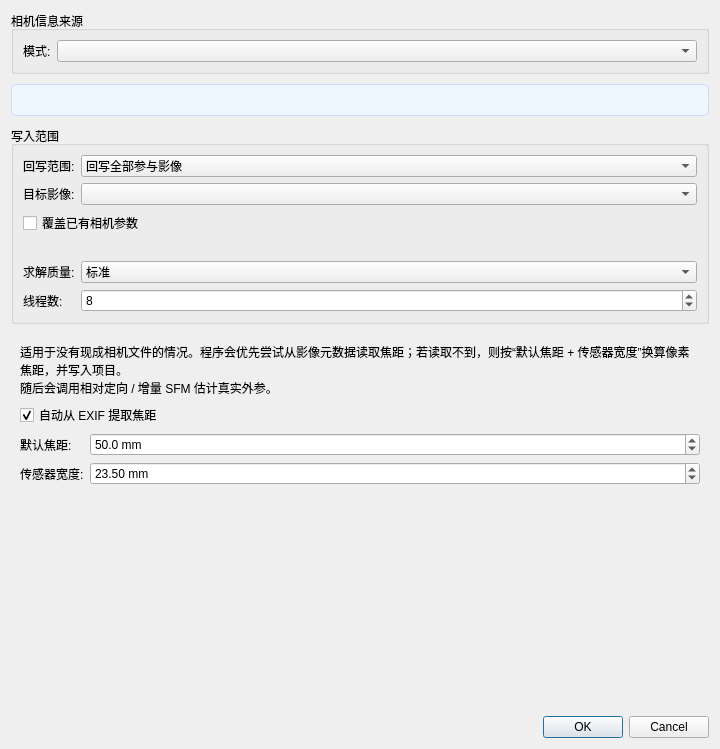
<?xml version="1.0" encoding="UTF-8"?>
<ui version="4.0">
 <class>InitCameraPoseDialog</class>
 <widget class="QDialog" name="InitCameraPoseDialog">
  <property name="minimumSize">
   <size>
    <width>720</width>
    <height>560</height>
   </size>
  </property>
  <property name="windowTitle">
   <string>初始化相机位姿</string>
  </property>
  <layout class="QVBoxLayout" name="rootLayout">
   <property name="spacing">
    <number>10</number>
   </property>
   <item>
    <widget class="QGroupBox" name="modeBox">
     <property name="title">
      <string>相机信息来源</string>
     </property>
     <layout class="QFormLayout" name="modeForm">
      <item row="0" column="0">
       <widget class="QLabel" name="modeLabel">
        <property name="text">
         <string>模式:</string>
        </property>
       </widget>
      </item>
      <item row="0" column="1">
       <widget class="QComboBox" name="m_modeCombo">
        <property name="toolTip">
         <string>选择当前可用的相机信息类型，系统将据此选择初始化策略</string>
        </property>
       </widget>
      </item>
     </layout>
    </widget>
   </item>
   <item>
    <widget class="QLabel" name="m_statusLabel">
     <property name="styleSheet">
      <string>QLabel { background: #eef6ff; border: 1px solid #c9def5; border-radius: 6px; padding: 8px; }</string>
     </property>
     <property name="text">
      <string/>
     </property>
     <property name="wordWrap">
      <bool>true</bool>
     </property>
    </widget>
   </item>
   <item>
    <widget class="QGroupBox" name="m_applyBox">
     <property name="title">
      <string>写入范围</string>
     </property>
     <layout class="QVBoxLayout" name="applyBoxLayout">
      <item>
       <layout class="QFormLayout" name="m_applyForm">
        <item row="0" column="0">
         <widget class="QLabel" name="applyScopeLabel">
          <property name="text">
           <string>回写范围:</string>
          </property>
         </widget>
        </item>
        <item row="0" column="1">
         <widget class="QComboBox" name="m_applyScopeCombo">
          <item>
           <property name="text">
            <string>回写全部参与影像</string>
           </property>
          </item>
          <item>
           <property name="text">
            <string>仅回写目标影像</string>
           </property>
          </item>
         </widget>
        </item>
        <item row="1" column="0">
         <widget class="QLabel" name="applyTargetImageLabel">
          <property name="text">
           <string>目标影像:</string>
          </property>
         </widget>
        </item>
        <item row="1" column="1">
         <widget class="QComboBox" name="m_applyTargetImageCombo">
          <property name="toolTip">
           <string>选择最终需要回写初始化位姿的目标影像。求解时仍会联合项目影像进行相对定向。</string>
          </property>
         </widget>
        </item>
       </layout>
      </item>
      <item>
       <widget class="QCheckBox" name="m_overwriteExistingCheck">
        <property name="toolTip">
         <string>关闭时会跳过已经存在 camera 字段的影像，避免误覆盖已有导入结果。</string>
        </property>
        <property name="text">
         <string>覆盖已有相机参数</string>
        </property>
       </widget>
      </item>
      <item>
       <widget class="QLabel" name="m_applyHintLabel">
        <property name="text">
         <string/>
        </property>
        <property name="wordWrap">
         <bool>true</bool>
        </property>
       </widget>
      </item>
      <item>
       <layout class="QFormLayout" name="solveForm">
        <item row="0" column="0">
         <widget class="QLabel" name="qualityLabel">
          <property name="text">
           <string>求解质量:</string>
          </property>
         </widget>
        </item>
        <item row="0" column="1">
         <widget class="QComboBox" name="m_qualityCombo">
          <property name="toolTip">
           <string>影响特征匹配和增量 SFM 的过滤阈值与运行时间。</string>
          </property>
          <property name="currentIndex">
           <number>1</number>
          </property>
          <item>
           <property name="text">
            <string>快速</string>
           </property>
          </item>
          <item>
           <property name="text">
            <string>标准</string>
           </property>
          </item>
          <item>
           <property name="text">
            <string>高质量</string>
           </property>
          </item>
          <item>
           <property name="text">
            <string>最高质量</string>
           </property>
          </item>
         </widget>
        </item>
        <item row="1" column="0">
         <widget class="QLabel" name="threadsLabel">
          <property name="text">
           <string>线程数:</string>
          </property>
         </widget>
        </item>
        <item row="1" column="1">
         <widget class="QSpinBox" name="m_threadsSpin">
          <property name="toolTip">
           <string>后台相对定向 / 匹配 / SFM 线程数。</string>
          </property>
          <property name="minimum">
           <number>1</number>
          </property>
          <property name="maximum">
           <number>128</number>
          </property>
          <property name="value">
           <number>8</number>
          </property>
         </widget>
        </item>
       </layout>
      </item>
     </layout>
    </widget>
   </item>
   <item>
    <widget class="QStackedWidget" name="m_modeStack">
     <widget class="QWidget" name="m_noCameraPage">
      <layout class="QVBoxLayout" name="noCameraLayout">
       <item>
        <widget class="QLabel" name="noCameraIntroLabel">
         <property name="text">
          <string>适用于没有现成相机文件的情况。程序会优先尝试从影像元数据读取焦距；若读取不到，则按“默认焦距 + 传感器宽度”换算像素焦距，并写入项目。
随后会调用相对定向 / 增量 SFM 估计真实外参。</string>
         </property>
         <property name="wordWrap">
          <bool>true</bool>
         </property>
        </widget>
       </item>
       <item>
        <layout class="QFormLayout" name="noCameraForm">
         <item row="0" column="0" colspan="2">
          <widget class="QCheckBox" name="m_exifAutoCheck">
           <property name="toolTip">
            <string>自动读取图像 EXIF 中的 FocalLength 和 FocalLengthIn35mmFilm 字段</string>
           </property>
           <property name="text">
            <string>自动从 EXIF 提取焦距</string>
           </property>
           <property name="checked">
            <bool>true</bool>
           </property>
          </widget>
         </item>
         <item row="1" column="0">
          <widget class="QLabel" name="defaultFocalLabel">
           <property name="text">
            <string>默认焦距:</string>
           </property>
          </widget>
         </item>
         <item row="1" column="1">
          <widget class="QDoubleSpinBox" name="m_defaultFocalSpin">
           <property name="toolTip">
            <string>当 EXIF 不可用时使用的默认焦距。★ 推荐根据实际镜头填写</string>
           </property>
           <property name="suffix">
            <string> mm</string>
           </property>
           <property name="decimals">
            <number>1</number>
           </property>
           <property name="minimum">
            <double>1.000000000000000</double>
           </property>
           <property name="maximum">
            <double>10000.000000000000000</double>
           </property>
           <property name="value">
            <double>50.000000000000000</double>
           </property>
          </widget>
         </item>
         <item row="2" column="0">
          <widget class="QLabel" name="sensorWidthLabel">
           <property name="text">
            <string>传感器宽度:</string>
           </property>
          </widget>
         </item>
         <item row="2" column="1">
          <widget class="QDoubleSpinBox" name="m_sensorWidthSpin">
           <property name="toolTip">
            <string>传感器宽度，用于将焦距从 mm 转换为像素。APS-C 约 23.5 mm，全幅约 36 mm</string>
           </property>
           <property name="suffix">
            <string> mm</string>
           </property>
           <property name="decimals">
            <number>2</number>
           </property>
           <property name="minimum">
            <double>1.000000000000000</double>
           </property>
           <property name="maximum">
            <double>100.000000000000000</double>
           </property>
           <property name="value">
            <double>23.500000000000000</double>
           </property>
          </widget>
         </item>
        </layout>
       </item>
       <item>
        <spacer name="noCameraSpacer">
         <property name="orientation">
          <enum>Qt::Vertical</enum>
         </property>
         <property name="sizeHint" stdset="0">
          <size>
           <width>20</width>
           <height>40</height>
          </size>
         </property>
        </spacer>
       </item>
      </layout>
     </widget>
     <widget class="QWidget" name="m_intrinsicsPage">
      <layout class="QVBoxLayout" name="intrinsicsLayout">
       <item>
        <widget class="QLabel" name="intrinsicsIntroLabel">
         <property name="text">
          <string>适用于你已知内参而没有标准相机文件的情况。程序会将内参和默认外参作为初值输入相对定向 / 增量 SFM，并回写恢复出的真实位姿。</string>
         </property>
         <property name="wordWrap">
          <bool>true</bool>
         </property>
        </widget>
       </item>
       <item>
        <layout class="QFormLayout" name="m_intrinsicsForm">
         <item row="0" column="0">
          <widget class="QLabel" name="fxLabel">
           <property name="text">
            <string>fx:</string>
           </property>
          </widget>
         </item>
         <item row="0" column="1">
          <widget class="QDoubleSpinBox" name="m_fxSpin">
           <property name="toolTip">
            <string>x 方向焦距 (像素)</string>
           </property>
           <property name="decimals">
            <number>2</number>
           </property>
           <property name="minimum">
            <double>1.000000000000000</double>
           </property>
           <property name="maximum">
            <double>100000.000000000000000</double>
           </property>
           <property name="value">
            <double>3000.000000000000000</double>
           </property>
          </widget>
         </item>
         <item row="1" column="0">
          <widget class="QLabel" name="fyLabel">
           <property name="text">
            <string>fy:</string>
           </property>
          </widget>
         </item>
         <item row="1" column="1">
          <widget class="QDoubleSpinBox" name="m_fySpin">
           <property name="toolTip">
            <string>y 方向焦距 (像素)</string>
           </property>
           <property name="decimals">
            <number>2</number>
           </property>
           <property name="minimum">
            <double>1.000000000000000</double>
           </property>
           <property name="maximum">
            <double>100000.000000000000000</double>
           </property>
           <property name="value">
            <double>3000.000000000000000</double>
           </property>
          </widget>
         </item>
         <item row="2" column="0">
          <widget class="QLabel" name="cxLabel">
           <property name="text">
            <string>cx:</string>
           </property>
          </widget>
         </item>
         <item row="2" column="1">
          <widget class="QDoubleSpinBox" name="m_cxSpin">
           <property name="toolTip">
            <string>主点 x 坐标；设为自动时，将按每张影像宽度的一半计算。</string>
           </property>
           <property name="specialValueText">
            <string>自动取图像中心</string>
           </property>
           <property name="decimals">
            <number>2</number>
           </property>
           <property name="minimum">
            <double>-1.000000000000000</double>
           </property>
           <property name="maximum">
            <double>50000.000000000000000</double>
           </property>
           <property name="value">
            <double>-1.000000000000000</double>
           </property>
          </widget>
         </item>
         <item row="3" column="0">
          <widget class="QLabel" name="cyLabel">
           <property name="text">
            <string>cy:</string>
           </property>
          </widget>
         </item>
         <item row="3" column="1">
          <widget class="QDoubleSpinBox" name="m_cySpin">
           <property name="toolTip">
            <string>主点 y 坐标；设为自动时，将按每张影像高度的一半计算。</string>
           </property>
           <property name="specialValueText">
            <string>自动取图像中心</string>
           </property>
           <property name="decimals">
            <number>2</number>
           </property>
           <property name="minimum">
            <double>-1.000000000000000</double>
           </property>
           <property name="maximum">
            <double>50000.000000000000000</double>
           </property>
           <property name="value">
            <double>-1.000000000000000</double>
           </property>
          </widget>
         </item>
         <item row="4" column="0">
          <widget class="QLabel" name="distModelLabel">
           <property name="text">
            <string>畸变模型:</string>
           </property>
          </widget>
         </item>
         <item row="4" column="1">
          <widget class="QComboBox" name="m_distModelCombo">
           <property name="toolTip">
            <string>当前项目写回格式支持无畸变、径向和 Brown 模型。</string>
           </property>
           <property name="currentIndex">
            <number>2</number>
           </property>
           <item>
            <property name="text">
             <string>无畸变</string>
            </property>
           </item>
           <item>
            <property name="text">
             <string>径向 (k1, k2)</string>
            </property>
           </item>
           <item>
            <property name="text">
             <string>Brown (k1, k2, p1, p2)</string>
            </property>
           </item>
          </widget>
         </item>
         <item row="5" column="0">
          <widget class="QLabel" name="k1Label">
           <property name="text">
            <string>k1:</string>
           </property>
          </widget>
         </item>
         <item row="5" column="1">
          <widget class="QDoubleSpinBox" name="m_k1Spin">
           <property name="decimals">
            <number>6</number>
           </property>
           <property name="minimum">
            <double>-10.000000000000000</double>
           </property>
           <property name="maximum">
            <double>10.000000000000000</double>
           </property>
          </widget>
         </item>
         <item row="6" column="0">
          <widget class="QLabel" name="k2Label">
           <property name="text">
            <string>k2:</string>
           </property>
          </widget>
         </item>
         <item row="6" column="1">
          <widget class="QDoubleSpinBox" name="m_k2Spin">
           <property name="decimals">
            <number>6</number>
           </property>
           <property name="minimum">
            <double>-10.000000000000000</double>
           </property>
           <property name="maximum">
            <double>10.000000000000000</double>
           </property>
          </widget>
         </item>
         <item row="7" column="0">
          <widget class="QLabel" name="p1Label">
           <property name="text">
            <string>p1:</string>
           </property>
          </widget>
         </item>
         <item row="7" column="1">
          <widget class="QDoubleSpinBox" name="m_p1Spin">
           <property name="decimals">
            <number>6</number>
           </property>
           <property name="minimum">
            <double>-10.000000000000000</double>
           </property>
           <property name="maximum">
            <double>10.000000000000000</double>
           </property>
          </widget>
         </item>
         <item row="8" column="0">
          <widget class="QLabel" name="p2Label">
           <property name="text">
            <string>p2:</string>
           </property>
          </widget>
         </item>
         <item row="8" column="1">
          <widget class="QDoubleSpinBox" name="m_p2Spin">
           <property name="decimals">
            <number>6</number>
           </property>
           <property name="minimum">
            <double>-10.000000000000000</double>
           </property>
           <property name="maximum">
            <double>10.000000000000000</double>
           </property>
          </widget>
         </item>
        </layout>
       </item>
       <item>
        <spacer name="intrinsicsSpacer">
         <property name="orientation">
          <enum>Qt::Vertical</enum>
         </property>
         <property name="sizeHint" stdset="0">
          <size>
           <width>20</width>
           <height>40</height>
          </size>
         </property>
        </spacer>
       </item>
      </layout>
     </widget>
     <widget class="QWidget" name="m_cameraImportPage">
      <layout class="QVBoxLayout" name="cameraImportLayout">
       <item>
        <widget class="QLabel" name="cameraImportIntroLabel">
         <property name="text">
          <string>复用现有相机导入流程。可为单张影像精确选择相机文件，也可直接选择目录按文件名自动匹配。</string>
         </property>
         <property name="wordWrap">
          <bool>true</bool>
         </property>
        </widget>
       </item>
       <item>
        <layout class="QFormLayout" name="m_cameraImportForm">
         <item row="0" column="0">
          <widget class="QLabel" name="cameraImportModeLabel">
           <property name="text">
            <string>导入方式:</string>
           </property>
          </widget>
         </item>
         <item row="0" column="1">
          <widget class="QComboBox" name="m_cameraImportModeCombo">
           <property name="toolTip">
            <string>单张模式适合精确指定；目录模式适合已有一批同名相机文件时自动批量导入。</string>
           </property>
           <item>
            <property name="text">
             <string>为单张影像选择对应相机文件</string>
            </property>
           </item>
           <item>
            <property name="text">
             <string>选择目录并按文件名自动匹配</string>
            </property>
           </item>
          </widget>
         </item>
         <item row="1" column="0">
          <widget class="QLabel" name="targetImageLabel">
           <property name="text">
            <string>目标影像:</string>
           </property>
          </widget>
         </item>
         <item row="1" column="1">
          <widget class="QComboBox" name="m_targetImageCombo">
           <property name="toolTip">
            <string>单张导入时，选择需要绑定相机文件的影像。</string>
           </property>
          </widget>
         </item>
         <item row="2" column="0">
          <widget class="QLabel" name="cameraFormatLabel">
           <property name="text">
            <string>文件格式:</string>
           </property>
          </widget>
         </item>
         <item row="2" column="1">
          <widget class="QComboBox" name="m_cameraFormatCombo">
           <property name="toolTip">
            <string>当前导入流程复用已有相机文件导入实现。</string>
           </property>
           <property name="currentIndex">
            <number>1</number>
           </property>
           <item>
            <property name="text">
             <string>Tsai (.tsai)</string>
            </property>
           </item>
           <item>
            <property name="text">
             <string>自动检测</string>
            </property>
           </item>
          </widget>
         </item>
        </layout>
       </item>
       <item>
        <widget class="QLabel" name="m_cameraImportHintLabel">
         <property name="text">
          <string/>
         </property>
         <property name="wordWrap">
          <bool>true</bool>
         </property>
        </widget>
       </item>
       <item>
        <spacer name="cameraImportSpacer">
         <property name="orientation">
          <enum>Qt::Vertical</enum>
         </property>
         <property name="sizeHint" stdset="0">
          <size>
           <width>20</width>
           <height>40</height>
          </size>
         </property>
        </spacer>
       </item>
      </layout>
     </widget>
    </widget>
   </item>
   <item>
    <widget class="QDialogButtonBox" name="buttonBox">
     <property name="standardButtons">
      <set>QDialogButtonBox::Cancel|QDialogButtonBox::Ok</set>
     </property>
    </widget>
   </item>
  </layout>
 </widget>
 <resources/>
 <connections/>
</ui>
